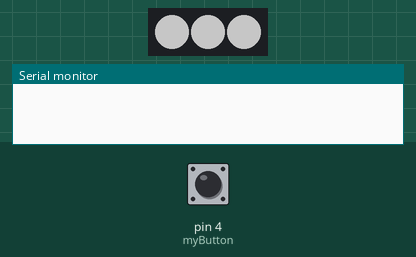
This sketch was run on a simulated Arduino Uno, built with avr-gcc and run on an emulated ATmega328P. On the bench: 3 RGB LEDs in strip order, left to right, the last lines printed to the serial monitor. Inputs (shaded band) come from the test bench; at power-on: pin 4 (myButton) HIGH. Dim RGB values are drawn brighter than linear.

Above: at 4.2 s.
4.3 s: pin 4 (myButton) pulled LOW for 0.15 s
At 4.6 s:
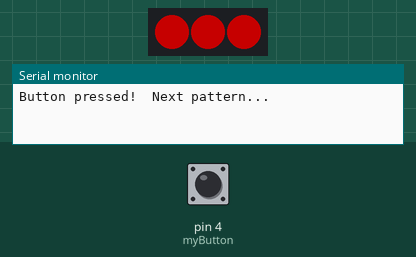
5.9 s: pin 4 (myButton) pulled LOW for 1 s
At 7.0 s:
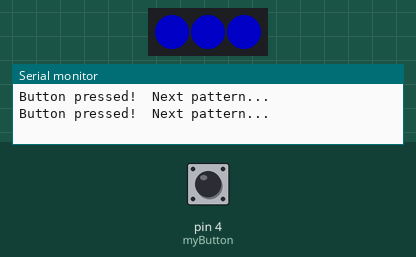
8.4 s: pin 4 (myButton) pulled LOW for 3.2 s
At 8.8 s:
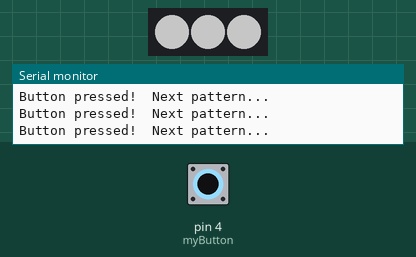
Timing chart, 0 to 11.4 s (numbered marks = the images above; inputs shaded):
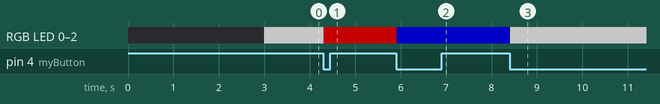

Measured:
- after the input at 4.3 s, RGB LED 0–2: RGB(96, 96, 96) → RGB(96, 0, 0) at once
- after the input at 5.9 s, RGB LED 0–2: RGB(96, 0, 0) → RGB(0, 0, 96) at once
- after the input at 8.4 s, RGB LED 0–2: RGB(0, 0, 96) → RGB(96, 96, 96) at once

The sketch:

Printer_LED_Code.ino
```cpp
#include <JC_Button.h>
#include "FastLED.h"


FASTLED_USING_NAMESPACE

#if FASTLED_VERSION < 3001000
#error "Requires FastLED 3.1 or later; check github for latest code."
#endif

#define DATA_PIN    6
//#define CLK_PIN   4
#define LED_TYPE    WS2811
#define COLOR_ORDER GRB
#define NUM_LEDS    3
CRGB leds[NUM_LEDS];

#define BRIGHTNESS          96
#define FRAMES_PER_SECOND  120

Button myButton(4, true, true, 50);  // Declare the butto

void setup() {
  Serial.begin(115200);
  delay(3000); // 3 second delay for recovery

  // tell FastLED about the LED strip configuration
  FastLED.addLeds<LED_TYPE,DATA_PIN,COLOR_ORDER>(leds, NUM_LEDS).setCorrection(TypicalLEDStrip);
  //FastLED.addLeds<LED_TYPE,DATA_PIN,CLK_PIN,COLOR_ORDER>(leds, NUM_LEDS).setCorrection(TypicalLEDStrip);

  // set master brightness control
  FastLED.setBrightness(BRIGHTNESS);
}


// List of patterns to cycle through.  Each is defined as a separate function below.
typedef void (*SimplePatternList[])();
SimplePatternList gPatterns = {fill_solid1,fill_solid2,fill_solid3};

uint8_t gCurrentPatternNumber = 0; // Index number of which pattern is current
uint8_t gHue = 0; // rotating "base color" used by many of the patterns

void loop()
{
  // Call the current pattern function once, updating the 'leds' array
  gPatterns[gCurrentPatternNumber]();

  // send the 'leds' array out to the actual LED strip
  FastLED.show();
  // insert a delay to keep the framerate modest
  FastLED.delay(1000/FRAMES_PER_SECOND);

  readbutton();
}

#define ARRAY_SIZE(A) (sizeof(A) / sizeof((A)[0]))

void nextPattern()
{
  // add one to the current pattern number, and wrap around at the end
  gCurrentPatternNumber = (gCurrentPatternNumber + 1) % ARRAY_SIZE( gPatterns);

}

//White
void fill_solid1()
{
  fill_solid( leds, NUM_LEDS, CRGB(255,255,255));
}

//Red
void fill_solid2()
{
  fill_solid( leds, NUM_LEDS, CRGB(255,0,0));
}

//Blue
void fill_solid3()
{
  fill_solid( leds, NUM_LEDS, CRGB(0,0,255));
}

//BUTTON STUFF
//---------Function to read the button and do something----------
void readbutton()
{
  myButton.read();
  if(myButton.wasPressed())
  {
    Serial.println("Button pressed!  Next pattern...   ");
    nextPattern();  // Change to the next pattern
  }
}//end_readbutton
```
